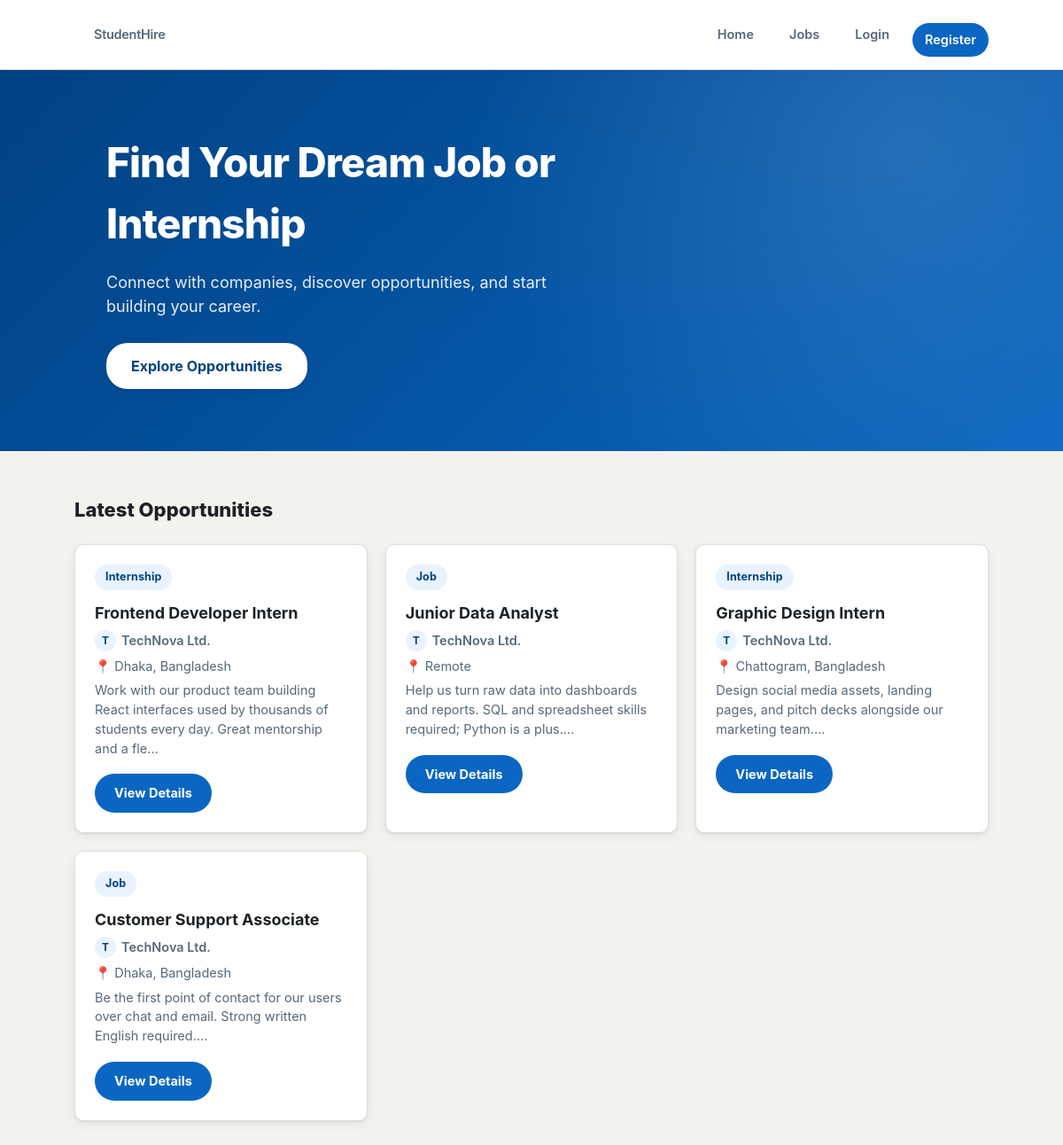
The page / on the database its author committed.
### tables this page shows
CREATE TABLE jobs (
    id INT AUTO_INCREMENT PRIMARY KEY,
    employer_id INT NOT NULL,
    title VARCHAR(150) NOT NULL,
    description TEXT NOT NULL,
    category VARCHAR(100) DEFAULT NULL,
    location VARCHAR(120) DEFAULT NULL,
    job_type ENUM('Job', 'Internship') NOT NULL DEFAULT 'Job',
    salary VARCHAR(100) DEFAULT NULL,
    deadline DATE DEFAULT NULL,
    created_at TIMESTAMP DEFAULT CURRENT_TIMESTAMP,
    FOREIGN KEY (employer_id) REFERENCES users(id) ON DELETE CASCADE
);

CREATE TABLE users (
    id INT AUTO_INCREMENT PRIMARY KEY,
    name VARCHAR(120) NOT NULL,
    email VARCHAR(150) NOT NULL UNIQUE,
    password VARCHAR(255) NOT NULL,
    role ENUM('student', 'employer', 'admin') NOT NULL DEFAULT 'student',
    created_at TIMESTAMP DEFAULT CURRENT_TIMESTAMP
);

### index.php (the view, shortened to what this page needs)
<?php
require_once "config/database.php";
$stmt = $pdo->query("
    SELECT jobs.*, users.name AS employer_name
    FROM jobs
    JOIN users ON jobs.employer_id = users.id
    ORDER BY jobs.created_at DESC
    LIMIT 6
");
$jobs = $stmt->fetchAll(PDO::FETCH_ASSOC);
?>
<!DOCTYPE html>
<html lang="en">
<head>
    <link rel="stylesheet" href="assets/css/style.css">
</head>
<body>
<?php $base = ""; include __DIR__ . "/includes/navbar.php"; ?>
<section class="hero">
    <div>
        <h1>Find Your Dream Job or Internship</h1>
        <p>
            Connect with companies, discover opportunities,
            and start building your career.
        </p>
        <a href="jobs.php" class="hero-btn">
            Explore Opportunities
        </a>
    </div>
</section>
<section class="container">
    <h2>Latest Opportunities</h2>
    <div class="job-grid">
        <?php foreach ($jobs as $job): ?>
            <div class="job-card">
                <span class="badge">
                    <?= htmlspecialchars($job['job_type']) ?>
                </span>
                <h3>
                    <?= htmlspecialchars($job['title']) ?>
                </h3>
                <p class="employer-line">
                    <span class="avatar-mini">
                        <?= htmlspecialchars(strtoupper(substr($job['employer_name'], 0, 1))) ?>
                    </span>
                    <a href="profile.php?id=<?= (int) $job['employer_id'] ?>">
                        <?= htmlspecialchars($job['employer_name']) ?>
                    </a>
                </p>
                <p>
                    📍 <?= htmlspecialchars($job['location']) ?>
                </p>
                <p>
                    <?= htmlspecialchars(substr($job['description'], 0, 120)) ?>...
                </p>
                <a
                    href="job-details.php?id=<?= $job['id'] ?>"
                    class="btn"
                >
                    View Details
                </a>
            </div>
        <?php endforeach; ?>
    </div>
</section>
</body>
</html>

### includes/navbar.php
<?php
$base = $base ?? "";
?>
<nav class="navbar">
    <a href="<?= $base ?>index.php" class="logo">StudentHire</a>
    <div>
        <a href="<?= $base ?>index.php">Home</a>
        <a href="<?= $base ?>jobs.php">Jobs</a>
        <?php if (isset($_SESSION["user_id"])): ?>
            <?php if ($_SESSION["role"] === "student"): ?>
                <a href="<?= $base ?>student/dashboard.php">Dashboard</a>
                <a href="<?= $base ?>student/saved-jobs.php">Saved</a>
            <?php elseif ($_SESSION["role"] === "employer"): ?>
                <a href="<?= $base ?>employer/dashboard.php">Dashboard</a>
            <?php elseif ($_SESSION["role"] === "admin"): ?>
                <a href="<?= $base ?>admin/dashboard.php">Admin</a>
            <?php endif; ?>
            <a href="<?= $base ?>profile.php?id=<?= (int) $_SESSION["user_id"] ?>">Profile</a>
            <a href="<?= $base ?>logout.php">Logout</a>
        <?php else: ?>
            <a href="<?= $base ?>login.php">Login</a>
            <a href="<?= $base ?>register.php" class="btn">Register</a>
        <?php endif; ?>
    </div>
</nav>

### assets/css/style.css (style rules this page uses)
:root { --brand: #0a66c2; --brand-dark: #004182; --brand-light: #e8f3ff; --ink: #1d2226; --ink-soft: #56687a; --line: #e0dfdc; --bg: #f4f2ee; --white: #ffffff; --success: #057642; --success-bg: #dcf5e6; --error: #b3261e; --error-bg: #fbe4e2; --radius: 10px; --shadow: 0 1px 2px rgba(0, 0, 0, .08), 0 4px 12px rgba(0, 0, 0, .06); }
* { box-sizing: border-box; margin: 0; padding: 0; }
body { font-family: -apple-system, BlinkMacSystemFont, "Segoe UI", Roboto, Helvetica, Arial, sans-serif; background: var(--bg); color: var(--ink); line-height: 1.5; }
a { color: var(--brand); }
.navbar { background: var(--white); color: var(--ink); padding: 14px 7%; display: flex; justify-content: space-between; align-items: center; border-bottom: 1px solid var(--line); position: sticky; top: 0; z-index: 50; }
.logo { font-size: 22px; font-weight: 800; color: var(--brand); letter-spacing: -0.02em; text-decoration: none; }
.navbar > div { display: flex; align-items: center; gap: 4px; }
.navbar a { color: var(--ink-soft); text-decoration: none; margin-left: 8px; padding: 8px 14px; border-radius: 20px; font-weight: 600; font-size: 14.5px; transition: background .15s ease, color .15s ease; }
.navbar a.btn { color: var(--white); }
.hero { min-height: 420px; display: flex; align-items: center; padding: 70px 10%; background: radial-gradient(circle at 85% 20%, rgba(255,255,255,.12), transparent 45%), linear-gradient(135deg, var(--brand-dark), var(--brand)); color: white; }
.hero h1 { font-size: 46px; max-width: 700px; margin-bottom: 18px; font-weight: 800; letter-spacing: -0.02em; }
.hero p { font-size: 18px; max-width: 560px; margin-bottom: 28px; color: rgba(255, 255, 255, .9); }
.hero-btn { display: inline-block; padding: 14px 28px; background: white; color: var(--brand-dark); text-decoration: none; border-radius: 24px; font-weight: 700; box-shadow: var(--shadow); transition: transform .15s ease; }
.container { width: 86%; max-width: 1200px; margin: 50px auto; }
.container h2 { margin-bottom: 22px; font-size: 22px; font-weight: 800; }
.job-grid { display: grid; grid-template-columns: repeat(auto-fit, minmax(280px, 1fr)); gap: 20px; }
.job-card, .details-card, .stat-card { background: var(--white); padding: 22px; border-radius: var(--radius); border: 1px solid var(--line); box-shadow: var(--shadow); transition: box-shadow .15s ease, transform .15s ease; }
.job-card h3 { margin: 12px 0 4px; font-size: 18px; font-weight: 700; color: var(--ink); }
.job-card p { margin: 6px 0; line-height: 1.5; color: var(--ink-soft); font-size: 14.5px; }
.badge { display: inline-block; background: var(--brand-light); color: var(--brand-dark); padding: 5px 12px; border-radius: 20px; font-size: 12.5px; font-weight: 700; letter-spacing: .01em; }
.btn { display: inline-block; border: none; background: var(--brand); color: white; padding: 11px 22px; border-radius: 22px; text-decoration: none; cursor: pointer; margin-top: 12px; font-weight: 700; font-size: 14.5px; transition: background .15s ease, box-shadow .15s ease; }
.avatar-mini { display: inline-flex; align-items: center; justify-content: center; width: 24px; height: 24px; border-radius: 50%; background: var(--brand-light); color: var(--brand-dark); font-weight: 700; font-size: 12px; margin-right: 6px; vertical-align: middle; }
.employer-line { display: flex; align-items: center; }
.employer-line a { color: var(--ink-soft); text-decoration: none; font-weight: 600; }

### rows shown on the page
jobs: job_type "Internship", title "Frontend Developer Intern", employer.name "T", employer.name "TechNova Ltd.", location "Dhaka, Bangladesh", description "Work with our product team building React interfaces used by thousands of students every day. Great mentorship and a fle"
jobs: job_type "Job", title "Junior Data Analyst", employer.name "T", employer.name "TechNova Ltd.", location "Remote", description "Help us turn raw data into dashboards and reports. SQL and spreadsheet skills required; Python is a plus."
jobs: job_type "Internship", title "Graphic Design Intern", employer.name "T", employer.name "TechNova Ltd.", location "Chattogram, Bangladesh", description "Design social media assets, landing pages, and pitch decks alongside our marketing team."
jobs: job_type "Job", title "Customer Support Associate", employer.name "T", employer.name "TechNova Ltd.", location "Dhaka, Bangladesh", description "Be the first point of contact for our users over chat and email. Strong written English required."
